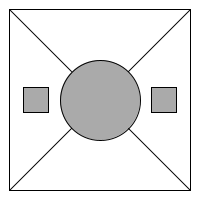
Frame 1 (no input)
Frame 60 (the mouse pressed at the canvas centre just before this capture): identical to frame 1, image omitted
Frame 120 (the mouse held since frame 60 and released just before this capture): identical to frame 1, image omitted

The Processing sketch that drew this single still picture (run headless with seeded random() and noise(); from frame 60 on, the mouse is pressed at the canvas centre):

// Processing sketch: processing_27230
// ── processing_27230.pde

void setup() {
  size(200,200);
  frameRate(30);
  smooth();
}

void draw() {

  fill(255);
  background(255);
  rectMode(CENTER);
  rect(width/2,height/2,width/1.1,height/1.1);
  line(width-(width/1.05),height-(height/1.05),width-(width-(width/1.05)),height-(height-(height/1.05)));
  line(width-(width-(width/1.05)),height-(height/1.05),(width-(width/1.05)),height-(height-(height/1.05)));
  fill(170);
  ellipse(width/2,height/2,width/2.5,height/2.5);
  rect(width/5.5,height/2,width/8,height/8);
  rect(width-(width/5.5),height/2,width/8,height/8);
}
